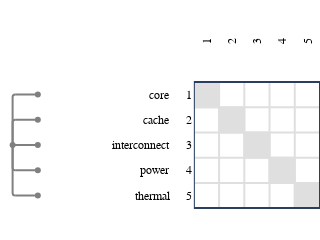

Notebook code for this chart:
### Code cell
from ragraph.io.esl import from_esl
graph = from_esl(["./esl"])

import raesl.plot
figure = raesl.plot.mdm(
    graph,
    node_kinds=["component", "function_spec"],
)
figure

### Figure 1 — Plotly figure (JSON) as saved in the notebook; plotly's stock layout.template omitted (floating-point values rounded to 4 significant figures)
{"data": [{"hoverinfo": "skip", "marker": {"color": "#FFFFFF", "line": {"color": "#FFFFFF"}}, "mode": "markers", "showlegend": false, "type": "scatter", "x": [0.5], "xaxis": "x", "y": [0.5], "yaxis": "y"}, {"hoverinfo": "skip", "marker": {"color": "#FFFFFF", "line": {"color": "#FFFFFF"}}, "mode": "markers", "showlegend": false, "type": "scatter", "x": [0.5], "xaxis": "x2", "y": [0.5], "yaxis": "y2"}, {"hoverinfo": "skip", "marker": {"color": "#FFFFFF", "line": {"color": "#FFFFFF"}}, "mode": "markers", "showlegend": false, "type": "scatter", "x": [0.5], "xaxis": "x3", "y": [0.5], "yaxis": "y3"}, {"customdata": [{"data": "world.core", "pointtype": "tree_node"}, {"data": "world.cache", "pointtype": "tree_node"}, {"data": "world.interconnect", "pointtype": "tree_node"}, {"data": "world.power", "pointtype": "tree_node"}, {"data": "world.thermal", "pointtype": "tree_node"}, {"data": "world", "pointtype": "tree_node"}], "hoverinfo": "text", "marker": {"color": "gray"}, "mode": "markers", "showlegend": false, "text": ["world.core", "world.cache", "world.interconnect", "world.power", "world.thermal", "world"], "type": "scatter", "x": [1, 1, 1, 1, 1, 0], "xaxis": "x5", "y": [4.5, 3.5, 2.5, 1.5, 0.5, 2.5], "yaxis": "y5"}], "layout": {"annotations": [{"font": {"color": "black", "family": "Fira Code,Hack,Courier New,monospace", "size": 12}, "showarrow": false, "text": "1", "textangle": -90, "x": 0.5, "xref": "x4", "y": -0.3301, "yanchor": "bottom", "yref": "y", "yshift": 0}, {"font": {"color": "black", "family": "Fira Code,Hack,Courier New,monospace", "size": 12}, "showarrow": false, "text": "2", "textangle": -90, "x": 1.5, "xref": "x4", "y": -0.3301, "yanchor": "bottom", "yref": "y", "yshift": 0}, {"font": {"color": "black", "family": "Fira Code,Hack,Courier New,monospace", "size": 12}, "showarrow": false, "text": "3", "textangle": -90, "x": 2.5, "xref": "x4", "y": -0.3301, "yanchor": "bottom", "yref": "y", "yshift": 0}, {"font": {"color": "black", "family": "Fira Code,Hack,Courier New,monospace", "size": 12}, "showarrow": false, "text": "4", "textangle": -90, "x": 3.5, "xref": "x4", "y": -0.3301, "yanchor": "bottom", "yref": "y", "yshift": 0}, {"font": {"color": "black", "family": "Fira Code,Hack,Courier New,monospace", "size": 12}, "showarrow": false, "text": "5", "textangle": -90, "x": 4.5, "xref": "x4", "y": -0.3301, "yanchor": "bottom", "yref": "y", "yshift": 0}, {"font": {"color": "black", "family": "Fira Code,Hack,Courier New,monospace", "size": 12}, "showarrow": false, "text": "core", "textangle": 0, "x": 2.412, "xanchor": "right", "xref": "x6", "y": 4.5, "yref": "y5", "yshift": 0}, {"font": {"color": "black", "family": "Fira Code,Hack,Courier New,monospace", "size": 12}, "showarrow": false, "text": "cache", "textangle": 0, "x": 2.412, "xanchor": "right", "xref": "x6", "y": 3.5, "yref": "y5", "yshift": 0}, {"font": {"color": "black", "family": "Fira Code,Hack,Courier New,monospace", "size": 12}, "showarrow": false, "text": "interconnect", "textangle": 0, "x": 2.412, "xanchor": "right", "xref": "x6", "y": 2.5, "yref": "y5", "yshift": 0}, {"font": {"color": "black", "family": "Fira Code,Hack,Courier New,monospace", "size": 12}, "showarrow": false, "text": "power", "textangle": 0, "x": 2.412, "xanchor": "right", "xref": "x6", "y": 1.5, "yref": "y5", "yshift": 0}, {"font": {"color": "black", "family": "Fira Code,Hack,Courier New,monospace", "size": 12}, "showarrow": false, "text": "thermal", "textangle": 0, "x": 2.412, "xanchor": "right", "xref": "x6", "y": 0.5, "yref": "y5", "yshift": 0}, {"font": {"color": "black", "family": "Fira Code,Hack,Courier New,monospace", "size": 12}, "showarrow": false, "text": "1", "textangle": 0, "x": 0.4301, "xanchor": "right", "xref": "x7", "y": 4.5, "yref": "y5", "yshift": 0}, {"font": {"color": "black", "family": "Fira Code,Hack,Courier New,monospace", "size": 12}, "showarrow": false, "text": "2", "textangle": 0, "x": 0.4301, "xanchor": "right", "xref": "x7", "y": 3.5, "yref": "y5", "yshift": 0}, {"font": {"color": "black", "family": "Fira Code,Hack,Courier New,monospace", "size": 12}, "showarrow": false, "text": "3", "textangle": 0, "x": 0.4301, "xanchor": "right", "xref": "x7", "y": 2.5, "yref": "y5", "yshift": 0}, {"font": {"color": "black", "family": "Fira Code,Hack,Courier New,monospace", "size": 12}, "showarrow": false, "text": "4", "textangle": 0, "x": 0.4301, "xanchor": "right", "xref": "x7", "y": 1.5, "yref": "y5", "yshift": 0}, {"font": {"color": "black", "family": "Fira Code,Hack,Courier New,monospace", "size": 12}, "showarrow": false, "text": "5", "textangle": 0, "x": 0.4301, "xanchor": "right", "xref": "x7", "y": 0.5, "yref": "y5", "yshift": 0}], "autosize": false, "height": 138.2, "hovermode": "closest", "margin": {"b": 0, "l": 0, "pad": 0, "r": 0, "t": 25}, "modebar": {"orientation": "h"}, "paper_bgcolor": "rgba(256,256,256,1)", "plot_bgcolor": "rgba(256,256,256,0)", "shapes": [{"line": {"color": "gray", "dash": "solid", "width": 2}, "type": "line", "x0": 0, "x1": 0, "xref": "x5", "y0": 2.5, "y1": 4.4, "yref": "y5"}, {"line": {"color": "gray", "dash": "solid", "width": 2}, "path": "M 0 4.4 Q 0 4.5 0.1 4.5", "type": "path", "xref": "x5", "yref": "y5"}, {"line": {"color": "gray", "dash": "solid", "width": 2}, "type": "line", "x0": 0.1, "x1": 1, "xref": "x5", "y0": 4.5, "y1": 4.5, "yref": "y5"}, {"line": {"color": "gray", "dash": "solid", "width": 2}, "type": "line", "x0": 0, "x1": 0, "xref": "x5", "y0": 2.5, "y1": 3.4, "yref": "y5"}, {"line": {"color": "gray", "dash": "solid", "width": 2}, "path": "M 0 3.4 Q 0 3.5 0.1 3.5", "type": "path", "xref": "x5", "yref": "y5"}, {"line": {"color": "gray", "dash": "solid", "width": 2}, "type": "line", "x0": 0.1, "x1": 1, "xref": "x5", "y0": 3.5, "y1": 3.5, "yref": "y5"}, {"line": {"color": "gray", "dash": "solid", "width": 2}, "type": "line", "x0": 0, "x1": 1, "xref": "x5", "y0": 2.5, "y1": 2.5, "yref": "y5"}, {"line": {"color": "gray", "dash": "solid", "width": 2}, "type": "line", "x0": 0, "x1": 0, "xref": "x5", "y0": 2.5, "y1": 1.6, "yref": "y5"}, {"line": {"color": "gray", "dash": "solid", "width": 2}, "path": "M 0 1.6 Q 0 1.5 0.1 1.5", "type": "path", "xref": "x5", "yref": "y5"}, {"line": {"color": "gray", "dash": "solid", "width": 2}, "type": "line", "x0": 0.1, "x1": 1, "xref": "x5", "y0": 1.5, "y1": 1.5, "yref": "y5"}, {"line": {"color": "gray", "dash": "solid", "width": 2}, "type": "line", "x0": 0, "x1": 0, "xref": "x5", "y0": 2.5, "y1": 0.6, "yref": "y5"}, {"line": {"color": "gray", "dash": "solid", "width": 2}, "path": "M 0 0.6 Q 0 0.5 0.1 0.5", "type": "path", "xref": "x5", "yref": "y5"}, {"line": {"color": "gray", "dash": "solid", "width": 2}, "type": "line", "x0": 0.1, "x1": 1, "xref": "x5", "y0": 0.5, "y1": 0.5, "yref": "y5"}, {"line": {"color": "#dfdfdf", "dash": "solid", "width": 2}, "type": "line", "x0": 0, "x1": 5, "xref": "x8", "y0": 0, "y1": 0, "yref": "y5"}, {"line": {"color": "#dfdfdf", "dash": "solid", "width": 2}, "type": "line", "x0": 0, "x1": 5, "xref": "x8", "y0": 1, "y1": 1, "yref": "y5"}, {"line": {"color": "#dfdfdf", "dash": "solid", "width": 2}, "type": "line", "x0": 0, "x1": 5, "xref": "x8", "y0": 2, "y1": 2, "yref": "y5"}, {"line": {"color": "#dfdfdf", "dash": "solid", "width": 2}, "type": "line", "x0": 0, "x1": 5, "xref": "x8", "y0": 3, "y1": 3, "yref": "y5"}, {"line": {"color": "#dfdfdf", "dash": "solid", "width": 2}, "type": "line", "x0": 0, "x1": 5, "xref": "x8", "y0": 4, "y1": 4, "yref": "y5"}, {"line": {"color": "#dfdfdf", "dash": "solid", "width": 2}, "type": "line", "x0": 0, "x1": 5, "xref": "x8", "y0": 5, "y1": 5, "yref": "y5"}, {"line": {"color": "#dfdfdf", "dash": "solid", "width": 2}, "type": "line", "x0": 0, "x1": 0, "xref": "x8", "y0": 0, "y1": 5, "yref": "y5"}, {"line": {"color": "#dfdfdf", "dash": "solid", "width": 2}, "type": "line", "x0": 1, "x1": 1, "xref": "x8", "y0": 0, "y1": 5, "yref": "y5"}, {"line": {"color": "#dfdfdf", "dash": "solid", "width": 2}, "type": "line", "x0": 2, "x1": 2, "xref": "x8", "y0": 0, "y1": 5, "yref": "y5"}, {"line": {"color": "#dfdfdf", "dash": "solid", "width": 2}, "type": "line", "x0": 3, "x1": 3, "xref": "x8", "y0": 0, "y1": 5, "yref": "y5"}, {"line": {"color": "#dfdfdf", "dash": "solid", "width": 2}, "type": "line", "x0": 4, "x1": 4, "xref": "x8", "y0": 0, "y1": 5, "yref": "y5"}, {"line": {"color": "#dfdfdf", "dash": "solid", "width": 2}, "type": "line", "x0": 5, "x1": 5, "xref": "x8", "y0": 0, "y1": 5, "yref": "y5"}, {"fillcolor": "#dfdfdf", "layer": "below", "line": {"color": "#dfdfdf"}, "type": "rect", "x0": 0, "x1": 1, "xref": "x8", "y0": 4, "y1": 5, "yref": "y5"}, {"fillcolor": "#dfdfdf", "layer": "below", "line": {"color": "#dfdfdf"}, "type": "rect", "x0": 1, "x1": 2, "xref": "x8", "y0": 3, "y1": 4, "yref": "y5"}, {"fillcolor": "#dfdfdf", "layer": "below", "line": {"color": "#dfdfdf"}, "type": "rect", "x0": 2, "x1": 3, "xref": "x8", "y0": 2, "y1": 3, "yref": "y5"}, {"fillcolor": "#dfdfdf", "layer": "below", "line": {"color": "#dfdfdf"}, "type": "rect", "x0": 3, "x1": 4, "xref": "x8", "y0": 1, "y1": 2, "yref": "y5"}, {"fillcolor": "#dfdfdf", "layer": "below", "line": {"color": "#dfdfdf"}, "type": "rect", "x0": 4, "x1": 5, "xref": "x8", "y0": 0, "y1": 1, "yref": "y5"}, {"type": "rect", "x0": 0, "x1": 5, "xref": "x8", "y0": 0, "y1": 5, "yref": "y5"}], "width": 253.7, "xaxis": {"anchor": "y", "automargin": false, "autorange": false, "domain": [0, 0.1577], "matches": "x5", "range": [-0.5, 1.5], "scaleanchor": "y", "scaleratio": 1, "showticklabels": false}, "xaxis2": {"anchor": "y2", "automargin": false, "autorange": false, "domain": [0.1577, 0.538], "matches": "x6", "range": [-2.412, 2.412], "scaleanchor": "y", "scaleratio": 1, "showticklabels": false}, "xaxis3": {"anchor": "y3", "automargin": false, "autorange": false, "domain": [0.538, 0.6058], "matches": "x7", "range": [-0.4301, 0.4301], "scaleanchor": "y", "scaleratio": 1, "showticklabels": false}, "xaxis4": {"anchor": "y4", "automargin": false, "domain": [0.6058, 1], "matches": "x8", "range": [0, 5], "scaleanchor": "y", "showgrid": false, "showline": false, "showticklabels": false, "zeroline": false}, "xaxis5": {"anchor": "y5", "automargin": false, "autorange": false, "domain": [0, 0.1577], "range": [-0.5, 1.5], "scaleanchor": "y", "scaleratio": 1, "showgrid": false, "showline": false, "showticklabels": false, "zeroline": false}, "xaxis6": {"anchor": "y6", "automargin": false, "domain": [0.1577, 0.538], "range": [-2.412, 2.412], "scaleanchor": "y", "scaleratio": 1, "showgrid": false, "showline": false, "showticklabels": false, "zeroline": false}, "xaxis7": {"anchor": "y7", "automargin": false, "domain": [0.538, 0.6058], "range": [-0.4301, 0.4301], "scaleanchor": "y", "scaleratio": 1, "showgrid": false, "showline": false, "showticklabels": false, "zeroline": false}, "xaxis8": {"anchor": "y8", "automargin": false, "domain": [0.6058, 1], "range": [0, 5], "scaleanchor": "y", "scaleratio": 1, "showgrid": false, "showline": false, "showticklabels": false, "zeroline": false}, "yaxis": {"anchor": "x", "automargin": false, "autorange": false, "domain": [0.8833, 1], "range": [-0.3301, 0.3301], "showticklabels": false}, "yaxis2": {"anchor": "x2", "automargin": false, "autorange": false, "domain": [0.8833, 1], "matches": "y", "range": [-0.3301, 0.3301], "showticklabels": false}, "yaxis3": {"anchor": "x3", "automargin": false, "autorange": false, "domain": [0.8833, 1], "matches": "y", "range": [-0.3301, 0.3301], "showticklabels": false}, "yaxis4": {"anchor": "x4", "automargin": false, "autorange": false, "domain": [0.8833, 1], "matches": "y", "range": [-0.3301, 0.3301], "scaleanchor": "x", "scaleratio": 1, "showgrid": false, "showline": false, "showticklabels": false, "zeroline": false}, "yaxis5": {"anchor": "x5", "automargin": false, "autorange": false, "domain": [0, 0.8833], "range": [0, 5], "scaleanchor": "x", "scaleratio": 1, "showgrid": true, "showline": false, "showticklabels": false, "zeroline": false}, "yaxis6": {"anchor": "x6", "automargin": false, "autorange": false, "domain": [0, 0.8833], "matches": "y5", "range": [0, 5], "scaleratio": 1, "showgrid": false, "showline": false, "showticklabels": false, "zeroline": false}, "yaxis7": {"anchor": "x7", "automargin": false, "autorange": false, "domain": [0, 0.8833], "matches": "y5", "range": [0, 5], "scaleratio": 1, "showgrid": false, "showline": false, "showticklabels": false, "zeroline": false}, "yaxis8": {"anchor": "x8", "automargin": false, "autorange": false, "domain": [0, 0.8833], "matches": "y5", "range": [0, 5], "scaleratio": 1, "showgrid": false, "showline": false, "showticklabels": false, "zeroline": false}}}
